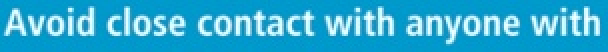
#> input picture samples/Avoid_close_contact_with_anyone_with.jpg, 304 x 26 px (shown 2 times larger)
$ python -i utils.py   (imports and definitions only)   (older library calls are emulated)
#> lines starting #> are read from the running program, lines starting #| are printed output that depends on the picture
from __future__ import print_function

import torch
import pickle
import numpy as np
import math
import cv2
from PIL import Image, JpegImagePlugin
from scipy import ndimage
import hashlib
import sys
import os
from zipfile import ZipFile
from .imgproc import loadImage

if sys.version_info[0] == 2:
    from six.moves.urllib.request import urlretrieve
else:
    from urllib.request import urlretrieve


# [43 lines left out: functions consecutive, word_segmentation, not called in this run]

# code is based from https://github.com/githubharald/CTCDecoder/blob/master/src/BeamSearch.py


class BeamEntry:
    "information about one single beam at specific time-step"

    # [8 lines left out: function __init__, not called in this run]


class BeamState:
    "information about the beams at specific time-step"

    def __init__(self):
        self.entries = {}

    # [215 lines left out: functions norm, sort, wordsearch, applyLM, simplify_label, fast_simplify_label and 2 more, not called in this run]


class CTCLabelConverter(object):
    """ Convert between text-label and text-index """

    # [351 lines left out: functions __init__, encode, decode_greedy, decode_beamsearch, decode_wordbeamsearch, four_point_transform and 6 more, not called in this run]


def diff(input_list):
    return max(input_list)-min(input_list)


# [103 lines left out: functions get_paragraph, printProgressBar, not called in this run]


def reformat_input(image):
    if type(image) == str:
        if image.startswith('http://') or image.startswith('https://'):
            tmp, _ = urlretrieve(image, reporthook=printProgressBar(
                prefix='Progress:', suffix='Complete', length=50))
            img_cv_grey = cv2.imread(tmp, cv2.IMREAD_GRAYSCALE)
            os.remove(tmp)
        else:
            img_cv_grey = cv2.imread(image, cv2.IMREAD_GRAYSCALE)
            image = os.path.expanduser(image)
        img = loadImage(image)  # can accept URL
    elif type(image) == bytes:
        nparr = np.frombuffer(image, np.uint8)
        img = cv2.imdecode(nparr, cv2.IMREAD_COLOR)
        img = cv2.cvtColor(img, cv2.COLOR_BGR2RGB)
        img_cv_grey = cv2.cvtColor(img, cv2.COLOR_BGR2GRAY)

    elif type(image) == np.ndarray:
        if len(image.shape) == 2:  # grayscale
            img_cv_grey = image
            img = cv2.cvtColor(image, cv2.COLOR_GRAY2BGR)
        elif len(image.shape) == 3 and image.shape[2] == 1:
            img_cv_grey = np.squeeze(image)
            img = cv2.cvtColor(img_cv_grey, cv2.COLOR_GRAY2BGR)
        elif len(image.shape) == 3 and image.shape[2] == 3:  # BGRscale
            img = image
            img_cv_grey = cv2.cvtColor(image, cv2.COLOR_BGR2GRAY)
        elif len(image.shape) == 3 and image.shape[2] == 4:  # RGBAscale
            img = image[:, :, :3]
            img = cv2.cvtColor(img, cv2.COLOR_RGB2BGR)
            img_cv_grey = cv2.cvtColor(img, cv2.COLOR_BGR2GRAY)
    elif type(image) == JpegImagePlugin.JpegImageFile:
        image_array = np.array(image)
        img = cv2.cvtColor(image_array, cv2.COLOR_RGB2BGR)
        img_cv_grey = cv2.cvtColor(img, cv2.COLOR_BGR2GRAY)
    else:
        raise ValueError(
            'Invalid input type. Supporting format = string(file path or url), bytes, numpy array')

    return img, img_cv_grey


def reformat_input_batched(image, n_width=None, n_height=None):
    """
    reformats an image or list of images or a 4D numpy image array &
    returns a list of corresponding img, img_cv_grey nd.arrays
    image:
        [file path, numpy-array, byte stream object,
        list of file paths, list of numpy-array, 4D numpy array,
        list of byte stream objects]
    """
    if ((isinstance(image, np.ndarray) and len(image.shape) == 4) or isinstance(image, list)):
        # process image batches if image is list of image np arr, paths, bytes
        img, img_cv_grey = [], []
        for single_img in image:
            clr, gry = reformat_input(single_img)
            if n_width is not None and n_height is not None:
                clr = cv2.resize(clr, (n_width, n_height))
                gry = cv2.resize(gry, (n_width, n_height))
            img.append(clr)
            img_cv_grey.append(gry)
        img, img_cv_grey = np.array(img), np.array(img_cv_grey)
        # ragged tensors created when all input imgs are not of the same size
        if len(img.shape) == 1 and len(img_cv_grey.shape) == 1:
            raise ValueError("The input image array contains images of different sizes. " +
                             "Please resize all images to same shape or pass n_width, n_height to auto-resize")
    else:
        img, img_cv_grey = reformat_input(image)
    return img, img_cv_grey


# [35 lines left out: functions make_rotated_img_list, set_result_with_confidence, not called in this run]

>>> import cv2
>>> picture = cv2.imread('../../samples/Avoid_close_contact_with_anyone_with.jpg')
#> picture is the input picture: shape (26, 304, 3); mean B, G, R 210, 169.9, 46.4
>>> result = reformat_input_batched(picture)
#> in reformat_input, `img_cv_grey = cv2.cvtColor(image, cv2.COLOR_BGR2GRAY)`:
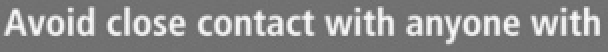
#> img_cv_grey: shape (26, 304) (shown 2 times larger); min 102, max 251, mean 137.6

$ run again, on samples/Clean_hands_with_soap_and_water.jpg
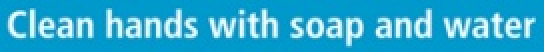
#> input picture samples/Clean_hands_with_soap_and_water.jpg, 272 x 26 px (shown 2 times larger)
#> picture is the input picture: shape (26, 272, 3); mean B, G, R 209.6, 169.9, 46.3
#> in reformat_input, `img_cv_grey = cv2.cvtColor(image, cv2.COLOR_BGR2GRAY)`:
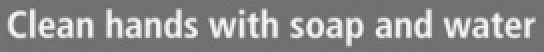
#> img_cv_grey: shape (26, 272) (shown 2 times larger); min 104, max 250, mean 137.5
